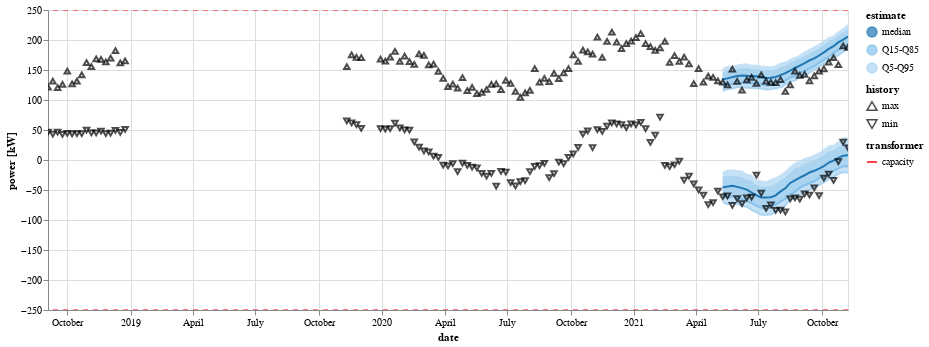

Source (notebook cell):
### Markdown cell above
## plot results

### Code cell
plot_all(df_data=df_total, df_meta=df_meta).properties(width=800)

### Figure 1 — Vega-Lite specification as saved in the notebook (floating-point values rounded to 4 significant figures; data arrays with more than 128 entries replaced by an {"elided": "..."} marker saying what was removed)
{"config": {"view": {"continuousWidth": 400, "continuousHeight": 300}}, "layer": [{"data": {"name": "data-2db3e966937526ead4f9cf3cfae4ad03"}, "mark": {"type": "area", "line": true}, "encoding": {"color": {"type": "nominal", "field": "band", "scale": {"domain": ["median", "Q15-Q85", "Q5-Q95"], "range": ["#1f77b4", "#85c1ea", "#abd4f1"]}, "title": "estimate"}, "detail": {"type": "nominal", "field": "extreme"}, "x": {"type": "temporal", "field": "date", "title": "date"}, "y": {"type": "quantitative", "field": "lower", "stack": null, "title": "power [kW]"}, "y2": {"field": "upper", "title": ""}}}, {"data": {"name": "data-a6d89fb32f48ef77694da00d73dc7198"}, "mark": {"type": "point", "color": "black"}, "encoding": {"shape": {"type": "nominal", "field": "extreme", "scale": {"domain": ["max", "min"], "range": ["triangle-up", "triangle-down"]}, "title": "history"}, "tooltip": [{"type": "quantitative", "field": "value", "format": ".2f", "title": "power"}, {"type": "nominal", "field": "extreme"}, {"type": "quantitative", "field": "year"}, {"type": "quantitative", "field": "week"}], "x": {"type": "temporal", "field": "date", "title": "date"}, "y": {"type": "quantitative", "field": "value", "title": "power [kW]"}}, "selection": {"selector003": {"type": "interval", "bind": "scales", "encodings": ["x", "y"]}}}, {"data": {"name": "data-0a91dbd7d9bd42820a2399103147416b"}, "mark": {"type": "rule", "strokeDash": [5, 5]}, "encoding": {"color": {"type": "nominal", "field": "transformer", "scale": {"range": ["red"]}}, "y": {"type": "quantitative", "field": "value", "title": "power [kW]"}}}], "resolve": {"scale": {"color": "independent", "shape": "independent"}}, "width": 800, "$schema": "https://vega.github.io/schema/vega-lite/v4.8.1.json", "datasets": {"data-2db3e966937526ead4f9cf3cfae4ad03": {"elided": "162 records"}, "data-a6d89fb32f48ef77694da00d73dc7198": {"elided": "238 records"}, "data-0a91dbd7d9bd42820a2399103147416b": [{"extreme": "min", "value": -250, "transformer": "capacity"}, {"extreme": "max", "value": 250, "transformer": "capacity"}]}}
